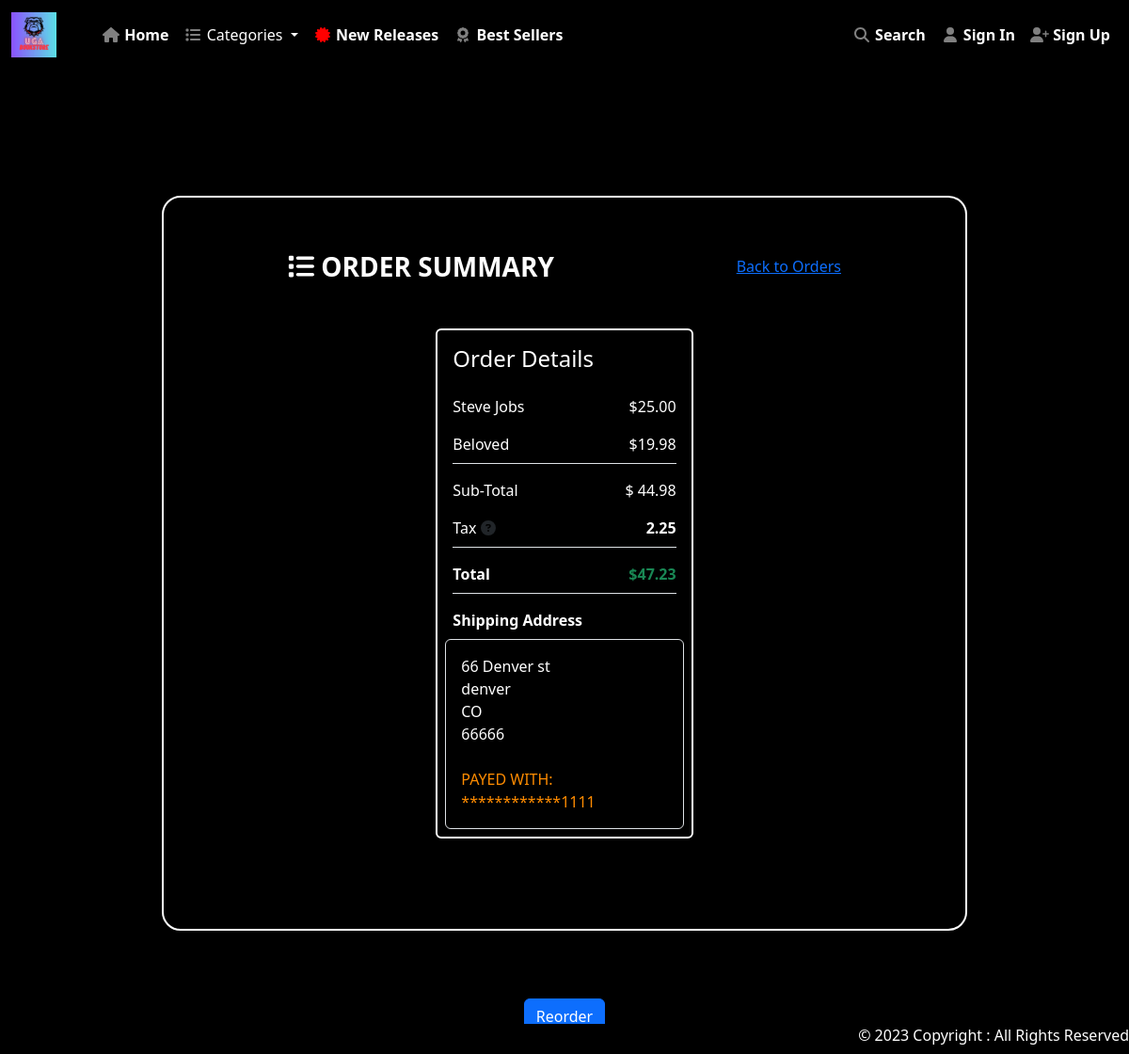
/order/07008/, run on the app's committed database.
### app/models.py (models this page shows, shortened)
class OrderItem(models.Model):
    product = models.ForeignKey(Book, on_delete=models.SET_NULL, null=True)
    order = models.ForeignKey(Order, on_delete=models.SET_NULL, null=True)
    quantity = models.IntegerField(default=0, null=True, blank=True)
    date_added = models.DateTimeField(auto_now_add=True)
    @property
    def get_total(self):
        total = self.product.selling_price * self.quantity
        return total

class Book(models.Model):
    ISBN = models.CharField(max_length=100)
    category = models.CharField(choices=CATEGORY_CHOICES, max_length=5)
    author = models.CharField(max_length=100)
    title = models.CharField(max_length=100)
    cover = models.ImageField(upload_to='book')
    edition = models.CharField(max_length=100)
    publisher = models.CharField(max_length=100)
    publication_year = models.IntegerField()
    quantity = models.IntegerField()
    minimum_threshold = models.IntegerField()
    buying_price = models.FloatField()
    selling_price = models.FloatField()
    rating = models.IntegerField()
    featured = models.BooleanField(default=False)
    topSeller = models.BooleanField(default=False)
    newReleases = models.BooleanField(default=False)
    description = models.TextField(default='null')

class Order(models.Model):
    customer = models.ForeignKey(User, on_delete=models.SET_NULL, null=True, blank=True)
    date_ordered = models.DateTimeField(auto_now_add=True)
    complete = models.BooleanField(default=False)
    transaction_id = models.CharField(max_length=100, null=True)
    cart_total = models.DecimalField(max_digits=10, decimal_places=2, default=0.00)
    shipping_address = models.ForeignKey(Address, on_delete=models.SET_NULL, null=True, blank=True)
    credit_card = models.ForeignKey(PaymentDetails, on_delete=models.SET_NULL, null=True, blank=True)
    @property
    def get_cart_total(self):
        orderitems = self.orderitem_set.all()
        total = sum([item.get_total for item in orderitems])
        return total

class Address(models.Model):
    address_id = models.IntegerField(unique=True, primary_key=True, default=random_id)
    account_id = models.IntegerField()
    street_address = models.CharField(max_length=50, default=' ', blank=True)
    apartment_suite = models.CharField(max_length=50, default=' ', blank=True)
    city = models.CharField(max_length=30, default=' ', blank=True)
    state = models.CharField(max_length=30, default=' ', blank=True)
    zip_code = models.CharField(max_length=30, default=' ', blank=True)
    contact_phone = models.CharField(max_length=30, default=' ', blank=True)
    contact_email = models.CharField(max_length=30, default=' ', blank=True)

### app/views.py (the view)
# urls.py: path('order/<str:transaction_id>/', views.view_order, name='view_order'),
def view_order(request, transaction_id):
    user = User.objects.get(id=request.session.get('user_id')) if request.session.get('user_id') else None
    ordered = get_object_or_404(Order, transaction_id=transaction_id)
    order, created = Order.objects.get_or_create(customer=user, complete=False)
    used_card = ordered.credit_card.card_number if ordered.credit_card else None
    order_items = ordered.orderitem_set.all()
    tax = round(ordered.get_cart_total * 0.05, 2)
    total = round(tax + ordered.get_cart_total, 2)
    return render(request, 'app/order/vieworder.html',
                  {'user': user, 'ordered': ordered, 'order_items': order_items, 'tax': tax, 'total': total,
                   'order': order, 'used_card':used_card })

### app/templatetags/custom_filters.py (called while the page is built)
@register.filter
def decrypt_value(encrypted_value):
    return PaymentView().decrypt(encrypted_value)

### app/views.py (called while the page is built)
    def decrypt(self, encrypted_value):
        decrypted_value = signing.loads(encrypted_value)
        return decrypted_value

### app/templates/app/order/vieworder.html (shortened to what this page needs)
{% extends 'app/base.html' %}
{% load static %}
{% load static custom_filters %}
{% block main-content %}
<section class="checkout-section" style="margin:10rem;">
    <div class="container py-5">
        <div class="card checkout-card">
            <div class="card-body orderSummary-card-body" style="padding-bottom: 3rem;">
                <div class="row d-flex pb-5">
                    <div class="py-4 d-flex flex-row" style="justify-content: space-between; padding:8rem">
                        <h3 class="text-white" style="display: flex; flex-direction: column; justify-content: center;">
                            <b><i class="fa fa-list" aria-hidden="true"></i> ORDER SUMMARY</b>
                        </h3>
                        <div class="py-4 d-flex justify-content-end">
                            <h6><a href="{% url 'orderHistory' %}">Back to Orders</a></h6>
                        </div>
                    </div>
                    <div class="card-and-addr-col">
                        <div class="col-md-5 col-xl-4">
                            <div class="rounded d-flex flex-column p-2" style="background-color: black;color: white;border: 2px solid white;">
                                <div class="p-2 me-3">
                                    <h4>Order Details</h4>
                                </div>
                                {% for item in order_items %}
                                <div class="p-2 d-flex">
                                    <div class="col-8">{{ item.product.title }}</div>
                                    <div class="ms-auto">${{ item.get_total|floatformat:2 }}</div>
                                </div>
                                {% endfor %}
                                <div class="border-top px-2 mx-2"></div>
                                <div class="p-2 d-flex pt-3">
                                    <div class="col-8">Sub-Total</div>
                                    <div class="ms-auto">$ {{ ordered.get_cart_total|floatformat:2 }}</div>
                                </div>
                                <div class="p-2 d-flex">
                                    <div class="col-8">
                                        Tax <span class="fa fa-question-circle text-dark"></span>
                                    </div>
                                    <div class="ms-auto"><b>{{ tax }}</b></div>
                                </div>
                                <div class="border-top px-2 mx-2"></div>
                                <div class="p-2 d-flex pt-3">
                                    <div class="col-8"><b>Total</b></div>
                                    <div class="ms-auto"><b class="text-success">${{ total }}</b></div>
                                </div>
                                <div class="border-top px-2 mx-2"></div>
                                <div class="p-2 d-flex pt-3">
                                    <div class="col-8"><b>Shipping Address</b></div>
                                </div>
                                <div class="rounded border d-flex w-100 p-3 align-items-center">
                                    <p class="mb-0">
                                    {{ ordered.shipping_address.street_address }}</br>
                                    {{ ordered.shipping_address.city }}</br>
                                    {{ ordered.shipping_address.state }}</br>
                                    {{ ordered.shipping_address.zip_code }}</br></br>
                                    <span style="color: darkorange;">PAYED WITH:
                                    {% with card_number=used_card|decrypt_value %}
                                ************{{ card_number|slice:"-4:" }}
                                {% endwith %}</span>
                                    </p>
                                </div>
                                </div>
                            </div>
                        </div>
                    </div>
                </div>
            </div>
        </div>
    <div class="d-flex justify-content-center mt-4">
        <button type="button" class="btn btn-primary" onclick="placeReorder()">Reorder</button>
    </div>
{% endblock main-content %}

### app/static/app/css/style.css (style rules this page uses)
.checkout-section { background-color: black; margin: 5rem; height: 100vh; }
.checkout-card { background: black; border: 2px solid white; border-radius: 20px; }
.card-and-addr-col { display: flex; flex-direction: row; justify-content: space-around; }

### app/templates/app/base.html (style rules this page uses)
body { background-color: black; }

### data on the page
OrderItem: product "Steve Jobs", get_total "25.00"
OrderItem: product "Beloved", get_total "19.98"
Order: get_cart_total "44.98", shipping_address.street_address "66 Denver st", shipping_address.city "denver", shipping_address.state "CO", shipping_address.zip_code "66666"

### other printed values
{{ tax }} "2.25"
{{ total }} "47.23"
{{ card_number|slice:"-4:" }} "1111"
